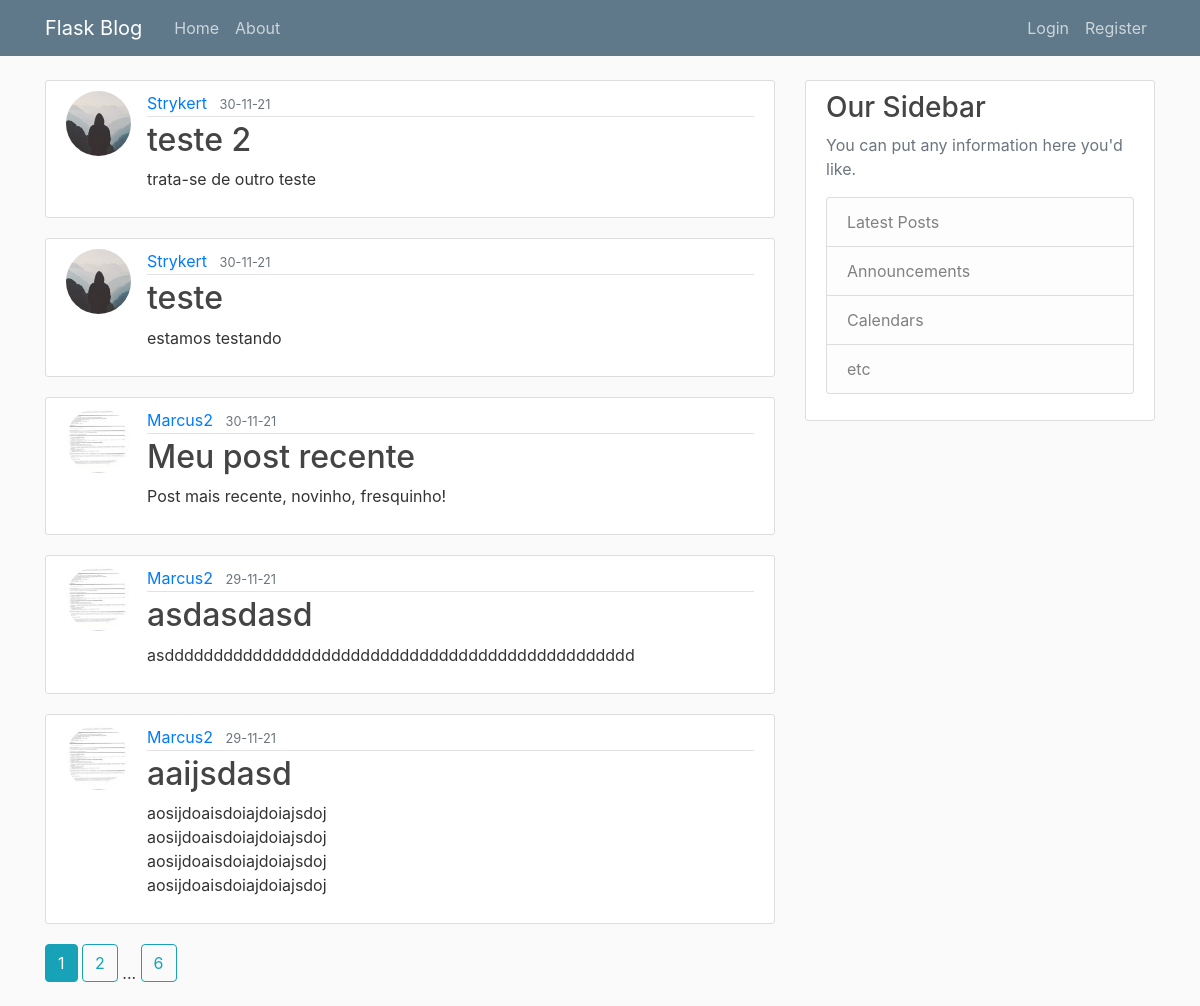
The page /home on the database its author committed.
### flaskblog/models.py (models this page shows, shortened)
class Post(db.Model):
    id = db.Column(db.Integer, primary_key=True)
    title = db.Column(db.String(100), nullable=False)
    date_posted = db.Column(db.DateTime, nullable=False, default=datetime.utcnow)
    content = db.Column(db.Text, nullable=False)
    user_id = db.Column(db.Integer, db.ForeignKey('user.id'), nullable=False)

class User(db.Model, UserMixin):
    id = db.Column(db.Integer, primary_key=True)
    username = db.Column(db.String(20), unique=True, nullable=False)
    email = db.Column(db.String(120), unique=True, nullable=False)
    image_file = db.Column(db.String(20), nullable=False, default='default.jpg')
    password = db.Column(db.String(60), nullable=False)
    posts = db.relationship('Post', backref='author', lazy=True)

### flaskblog/main/routes.py (the view)
@main.route("/")
@main.route("/home")
def home():
    page = request.args.get('page', 1, type=int)
    posts = Post.query.order_by(Post.date_posted.desc()).paginate(page=page, per_page=5)
    return render_template('home.html', posts=posts)

### flaskblog/templates/home.html
{% extends "layout.html" %}
{% block content %}
{% for post in posts.items %}
<article class="media content-section">
    <img class="rounded-circle article-img" src="{{ url_for('static', filename='profile_pics/' + post.author.image_file) }}" >
    <div class="media-body">
      <div class="article-metadata">
        <a class="mr-2" href="{{ url_for('users.user_posts', username=post.author.username) }}">{{ post.author.username }}</a>
        <small class="text-muted">{{ post.date_posted.strftime('%d-%m-%y') }}</small>
      </div>
      <h2><a class="article-title" href="{{ url_for('posts.post', post_id=post.id) }}">{{ post.title }}</a></h2>
      <p class="article-content">{{ post.content }}</p>
    </div>
</article>
{% endfor%}
{% for page_num in posts.iter_pages(left_edge=1, right_edge=1, left_current=1, right_current=2) %}
  {% if page_num %}
    {% if posts.page == page_num %}
      <a class="btn btn-info mb-4" href="{{ url_for('main.home', page=page_num)}}">{{ page_num }}</a>
    {% else %}
    <a class="btn btn-outline-info mb-4" href="{{ url_for('main.home', page=page_num)}}">{{ page_num }}</a>
    {% endif%}
  {% else %}
    ...
  {% endif %}
{% endfor%}
{% endblock content %}

### flaskblog/static/main.css (style rules this page uses)
body { background: #fafafa; color: #333333; margin-top: 5rem; }
h1, h2, h3, h4, h5, h6 { color: #444444; }
.content-section { background: #ffffff; padding: 10px 20px; border: 1px solid #dddddd; border-radius: 3px; margin-bottom: 20px; }
.article-title { color: #444444; }
.article-content { white-space: pre-line; }
.article-img { height: 65px; width: 65px; margin-right: 16px; }
.article-metadata { padding-bottom: 1px; margin-bottom: 4px; border-bottom: 1px solid #e3e3e3 }

### rows shown on the page
Post: image_file (placeholder picture), author.username "Strykert", date_posted "30-11-21", title "teste 2", content "trata-se de outro teste"
Post: image_file (placeholder picture), author.username "Strykert", date_posted "30-11-21", title "teste", content "estamos testando"
Post: image_file (picture), author.username "Marcus2", date_posted "30-11-21", title "Meu post recente", content "Post mais recente, novinho, fresquinho!"
Post: image_file (picture), author.username "Marcus2", date_posted "29-11-21", title "asdasdasd", content "asdddddddddddddddddddddddddddddddddddddddddddddddd"
Post: image_file (picture), author.username "Marcus2", date_posted "29-11-21", title "aaijsdasd", content "aosijdoaisdoiajdoiajsdoj aosijdoaisdoiajdoiajsdoj aosijdoaisdoiajdoiajsdoj aosijdoaisdoiajdoiajsdoj"

### other values the page prints
{{ page_num }} "1"
{{ page_num }} "2" "6"
